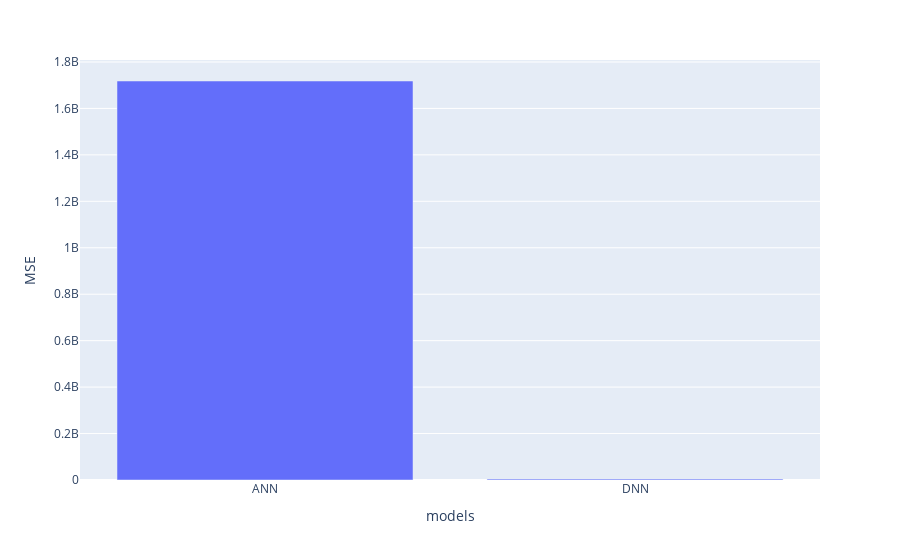

The notebook cell this image was saved under:
### Code cell
px.bar(x=models,y=p,labels={
    'y':'MSE',
    'x':'models'
})

### Figure 1 — Plotly figure (JSON) as saved in the notebook; plotly's stock layout.template omitted (floating-point values rounded to 4 significant figures)
{"data": [{"alignmentgroup": "True", "hovertemplate": "models=%{x}<br>MSE=%{y}<extra></extra>", "legendgroup": "", "marker": {"color": "#636efa", "pattern": {"shape": ""}}, "name": "", "offsetgroup": "", "orientation": "v", "showlegend": false, "textposition": "auto", "type": "bar", "x": ["ANN", "DNN"], "xaxis": "x", "y": [1718000000.0, 3980000.0], "yaxis": "y"}], "layout": {"barmode": "relative", "legend": {"tracegroupgap": 0}, "margin": {"t": 60}, "xaxis": {"anchor": "y", "domain": [0, 1], "title": {"text": "models"}}, "yaxis": {"anchor": "x", "domain": [0, 1], "title": {"text": "MSE"}}}}
